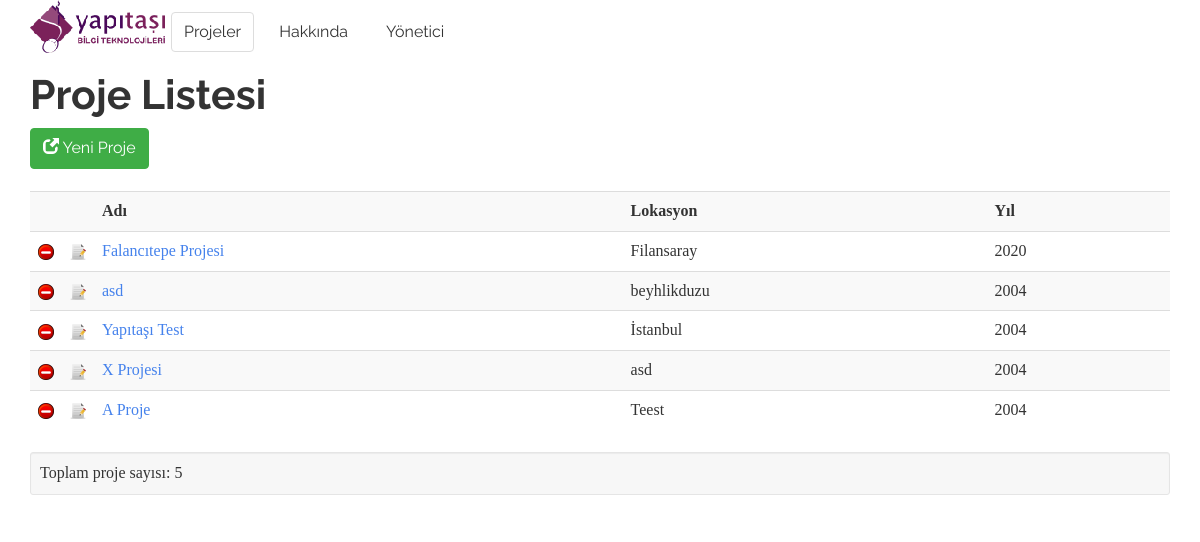
Page /unit/project_list/ on the earlier database version.
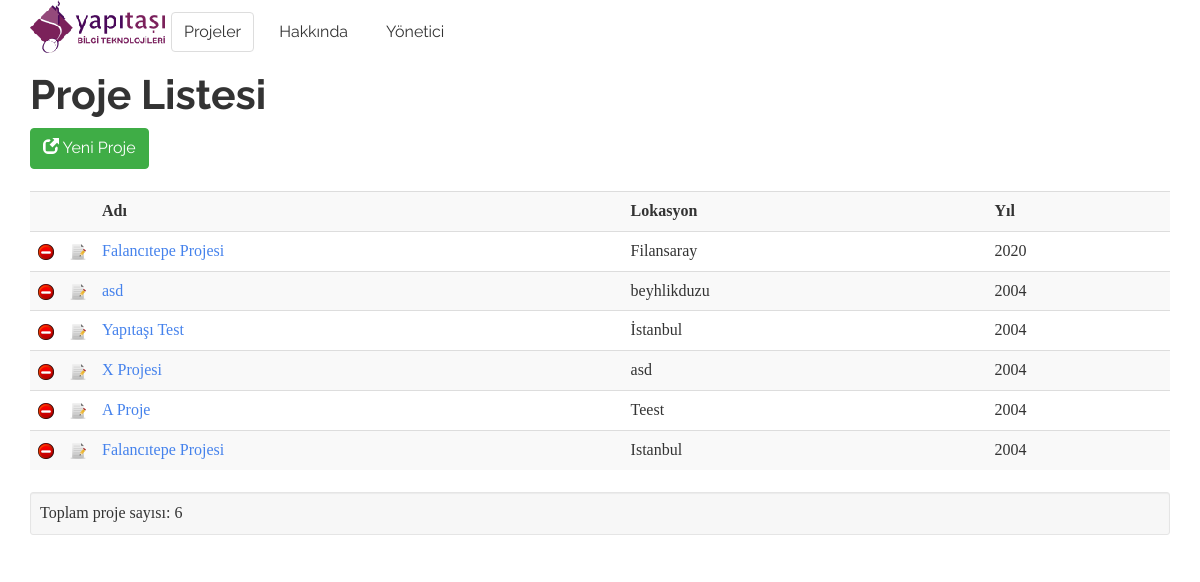
Same page on the later database version.
### unit/models.py (models this page shows, shortened)
class Project(models.Model):
    name = models.CharField('project_name', max_length=80)
    city = models.CharField('project_city', max_length=80)
    year = models.IntegerField('launch_year')
    class Meta:
        unique_together = ('name', 'city',)

### unit/views.py (the view)
# urls.py: url(r'^project_list/(?P<page>[\d]+)/(?P<maxlist>[\d]+)/$', views.project_list, name='project_list_page_max'),
def project_list(request, page=0, maxlist=10):
    projects = Project.objects.all()[int(page) * int(maxlist):int(page) * int(maxlist) + int(maxlist)]
    units = Unit.objects.filter()
    context = {'project_list': projects}
    return render(request, 'unit/project_list.html', context)

### unit/templates/unit/project_list.html (shortened to what this page needs)
{% extends 'common/base.html' %}
{% block content %}
<h1>Proje Listesi</h1>
        <a class="btn btn-success" href="{% url 'add_project' %}">
				<i class="glyphicon glyphicon-new-window"></i> Yeni Proje
			</a>
    {% if project_list %}
    <table class="table table-striped table-hover">
    <tr>
        <th style="width:10px" title="Sil"></th>
        <th style="width:10px" title="Düzenle"></th>
        <th>Adı</td>
        <th>Lokasyon</td>
        <th>Yıl</td>
    </tr>
    {% load endless %}
    {% for project in project_list %}
    <tr>
    <td><a href="{% url 'delete_project' project.id %}"><img src="{{ STATIC_URL }}icons/delete.png" alt="Sil"></a></td>
    <td><a href="{% url 'edit_project' project.id %}"><img src="{{ STATIC_URL }}icons/edit.png" alt="Düzenle"></a></td>
    <td><a href="{% url 'project' project.id %}">{{  project.name }}</a></td>
    <td>{{ project.city }}</td>
    <td>{{ project.year }}</td>
    </tr>
    {% endfor %}
    </table>
            <div class="well well-sm">
            Toplam proje sayısı: {{ project_list|length }}
        </div>
    {% else %}
        <li>Henüz proje oluşturulmamış.</li>
    {% endif %}
{%  endblock content %}

Differences in the rows shown:
added Project: name "Falancıtepe Projesi", city "Istanbul", year "2004"
Other differences:
{{ project_list|length }}: "5" → "6"
